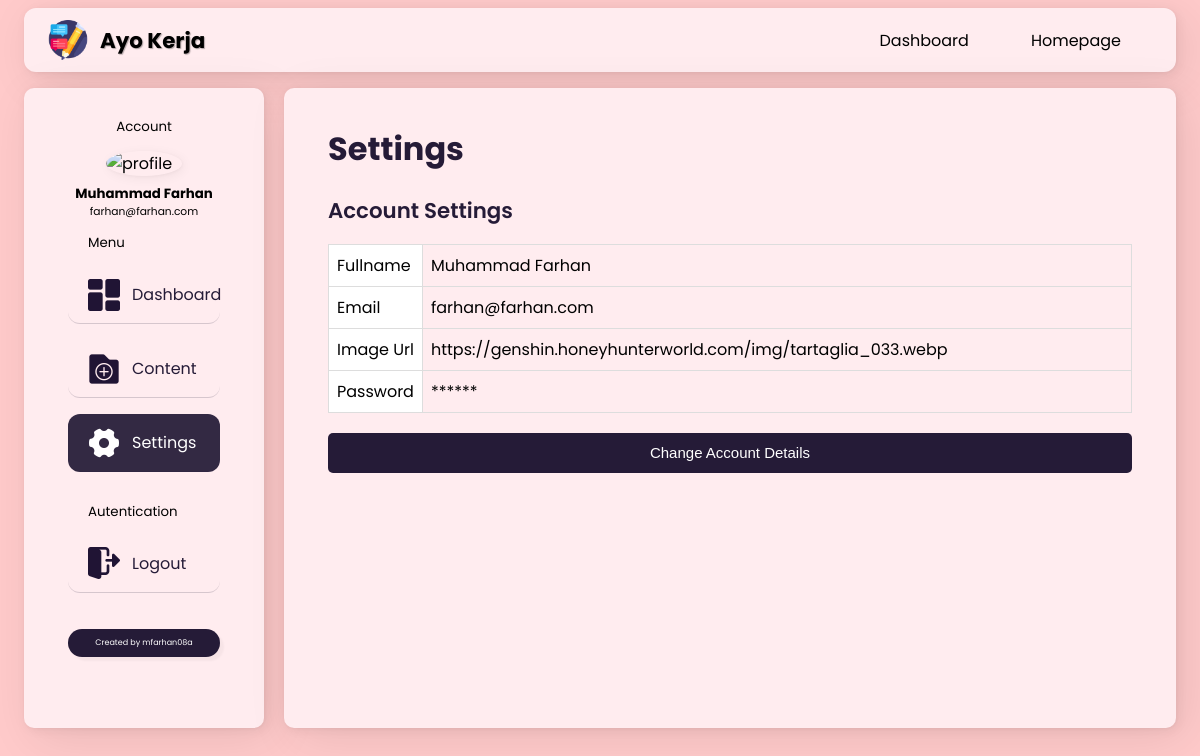
The page /settings.php (signed in) on the database its author committed.
### tables this page shows
CREATE TABLE `users` (
  `id` int(11) NOT NULL,
  `name` varchar(255) NOT NULL,
  `img_url` varchar(255) NOT NULL,
  `email` varchar(255) NOT NULL,
  `password` varchar(255) NOT NULL
);

### connection.php (called while the page is built, shortened)
<?php
class database
{
    private $koneksi = "";
    function setKoneksi($koneksi)
    {
        $this->koneksi = $koneksi;
    }
    function getKoneksi()
    {
        return $this->koneksi;
    }
}
class methodDatabase extends database
{
    function getUser_by_id($email)
    {
        $query = mysqli_query($this->getKoneksi(), "SELECT * from users WHERE email='$email'");
        return $query->fetch_array();
    }
}
$db = new methodDatabase();

### settings.php (the view, shortened to what this page needs)
<?php
if (!$_SESSION['ayokerja_db']) {
  header('location:loginForm.php');
} else {
  include('connection.php');
  if (!is_null($_SESSION['email'])) {
    $userData = $db->getUser_by_id($_SESSION['email']);
  } else {
    echo ("no user");
  }
}
?>
<!DOCTYPE html>
<html lang="en">
<head>
  <link rel="stylesheet" href="css/style.css" />
</head>
<body>
  <header>
    <nav>
      <div class="logo">
        <img src="assets/copywriting.png" alt="logo" class="logoImg" />
        <h4>Ayo Kerja</h4>
      </div>
      <div class="menu">
        <a href="dashboard.php">Dashboard</a>
        <a href="home.php">Homepage</a>
      </div>
    </nav>
  </header>
  <main class="container">
    <aside class="card">
      <div class="profile">
        <p>Account</p>
        <div class="profile-pict">
          <img src="<?php echo $_SESSION['img_url'] ?>" alt="profile" class="pict" />
        </div>
        <div class="profile-desc">
          <p>
            <?php echo $_SESSION['name'] ?>
          </p>
          <span>
            <?php echo $_SESSION['email'] ?>
          </span>
        </div>
      </div>
      <div class="navSide">
        <p>Menu</p>
        <a href="dashboard.php">
          <img src="assets/dashboard.png" alt="dashboard" class="icon" />
          <p>Dashboard</p>
        </a>
        <a href="contentList.php"><img src="assets/folder.png" alt="dashboard" class="icon" />
          <p>Content</p>
        </a>
        <a href="settings.php" style="background-color: #251b37ee"><img src="assets/setting-white.png" alt="dashboard"
            class="icon" />
          <p style="color: white">Settings</p>
        </a>
        <p>Autentication</p>
        <a href="process.php?action=logout"><img src="assets/logout.png" alt="dashboard" class="icon" />
          <p>Logout</p>
        </a>
      </div>
      <footer>
        <p>Created by <a href="https://www.instagram.com/mfarhan08a/" target="_blank">mfarhan08a</a></p>
      </footer>
    </aside>
    <div class="content card">
      <h1>Settings</h1>
      <section id="insight">
        <h2>Account Settings</h2>
        <div class="account-set">
          <table class="table">
            <tr>
              <td>Fullname</td>
              <td width="800">
                <?php echo $userData['name'] ?>
              </td>
            </tr>
            <tr>
              <td>Email</td>
              <td>
                <?php echo $userData['email'] ?>
              </td>
            </tr>
            <tr>
              <td>Image Url</td>
              <td>
                <?php echo $userData['img_url']; ?>
              </td>
            </tr>
            <tr>
              <td>Password</td>
              <td> ****** </td>
            </tr>
          </table>
        </div>
        <a href="accountSettings.php?id=<?php echo $userData['id']; ?>" style="text-decoration: none; color: white;">
          <button class="buttonChange" style="height: 40px;">
            Change Account Details
          </button>
        </a>
      </section>
    </div>
  </main>
</body>
</html>

### css/style.css (style rules this page uses)
* { box-sizing: border-box; }
body { font-family: "Poppins", sans-serif; margin: 0; padding: 0; background-color: #ffcaca; }
header { display: inline; }
nav { display: flex; background-color: #ffecef; justify-content: space-between; align-items: center; margin: 8px 24px; border-radius: 12px; height: 4em; box-shadow: 0.7px 0.7px 3.3px rgba(0, 0, 0, 0.036), 2.2px 2.2px 11.2px rgba(0, 0, 0, 0.054), 10px 10px 50px rgba(0, 0, 0, 0.09); }
nav > .logo { display: flex; margin-left: 24px; height: 3em; align-items: center; }
nav > .logo > h4 { margin-left: 12px; font-size: 16pt; text-shadow: 1px 1px 1px rgba(0, 0, 0, 0.3); }
.logo > .logoImg { width: 40px; }
nav > .menu { display: flex; align-items: center; margin-right: 24px; }
nav > .menu > a { color: black; text-decoration: none; margin: auto 15px; font-size: 12pt; padding: 12px 16px; border-radius: 8px; transition: 0.2s; }
main { display: grid; grid-template-columns: 20% auto; grid-gap: 20px; width: 100%; height: 82vh; }
main > aside { width: 100%; }
.profile { display: flex; flex-direction: column; align-items: center; justify-content: center; }
img.pict { width: 100%; object-fit: cover; }
.profile-pict { display: flex; width: 50%; height: 50%; border-radius: 50%; overflow: hidden; box-shadow: 0.7px 0.7px 3.3px rgba(0, 0, 0, 0.036), 2.2px 2.2px 11.2px rgba(0, 0, 0, 0.054); }
.profile-desc { display: flex; flex-direction: column; justify-content: center; }
.profile-desc > p { margin: 0; margin-top: 8px; font-size: 10pt; font-weight: bold; text-align: center; }
.profile-desc > span { margin: 0 0; font-size: 8pt; text-align: center; }
footer { margin: 0 0; margin-top: 20px; width: 100%; color: white; background-color: #251b37; border-radius: 16px; text-align: center; padding: 0.1pt; font-size: 6pt; box-shadow: 4px 4px 2px rgba(0, 0, 0, 0.036); }
footer > p > a { text-decoration: none; color: white; }
main > aside > .navSide { display: flex; flex-direction: column; align-items: flex-start; }
main > aside > .navSide > a { display: flex; margin-bottom: 16px; text-decoration: none; border-bottom: 1px solid #251b372f; border-radius: 12px; padding: 0 20px; width: 100%; transition: 0.2s; }
.navSide > a > p { font-size: 12pt; margin-left: 12px; color: #251b37; }
main > aside > div > p { padding: 0 20px; font-size: 10pt; }
img.icon { object-fit: contain; width: 32px; }
.card { background-color: #ffecef; margin: 8px 24px; padding: 16px 44px; border-radius: 10px; box-shadow: 0.7px 0.7px 3.3px rgba(0, 0, 0, 0.036), 2.2px 2.2px 11.2px rgba(0, 0, 0, 0.054), 10px 10px 50px rgba(0, 0, 0, 0.09); }
.content { overflow-y: scroll; }
.content > h1 { color: #251b37; }
.content > section > h2 { font-size: 16pt; font-weight: 600; color: #251b37; }
table.table { table-layout: auto; width: 100%; border-collapse: collapse; }
.table tr, .table td { border: 1px solid #ddd; padding: 8px; }
.table td:first-child { background-color: white; }
.buttonChange { padding: 10px 5px; margin-top: 20px; border-radius: 5px; border: none; background: #251b37; text-decoration: none; font-size: 15px; font-weight: 400; color: #fff; }
.buttonChange { width: 100%; }

### rows shown on the page
users: name "Muhammad Farhan", email "farhan@farhan.com", img_url "https://genshin.honeyhunterworld.com/img/tartaglia_033.webp"

### other values the page prints
$_SESSION['name'] "Muhammad Farhan"
$_SESSION['email'] "farhan@farhan.com"
